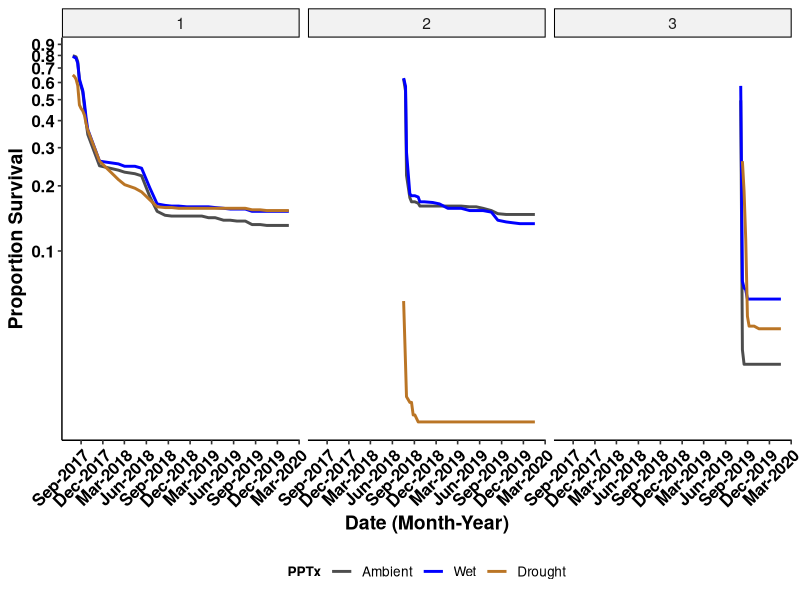
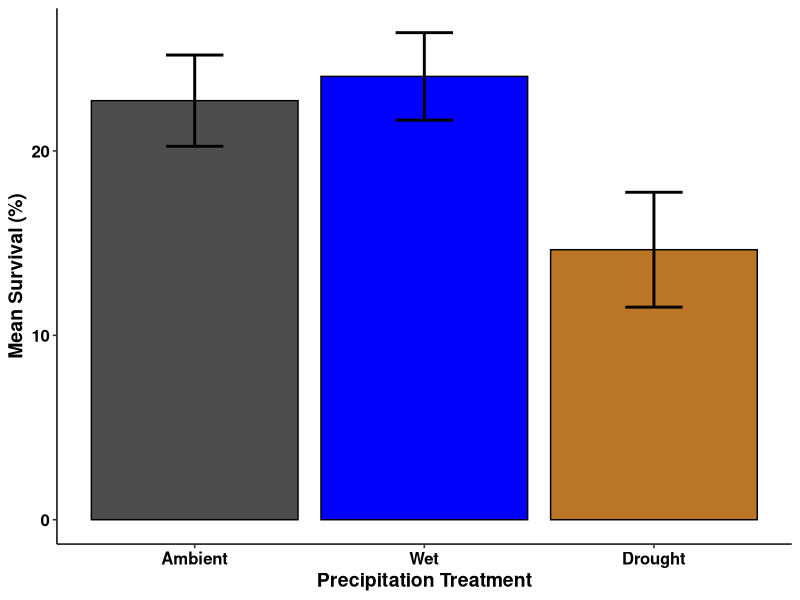
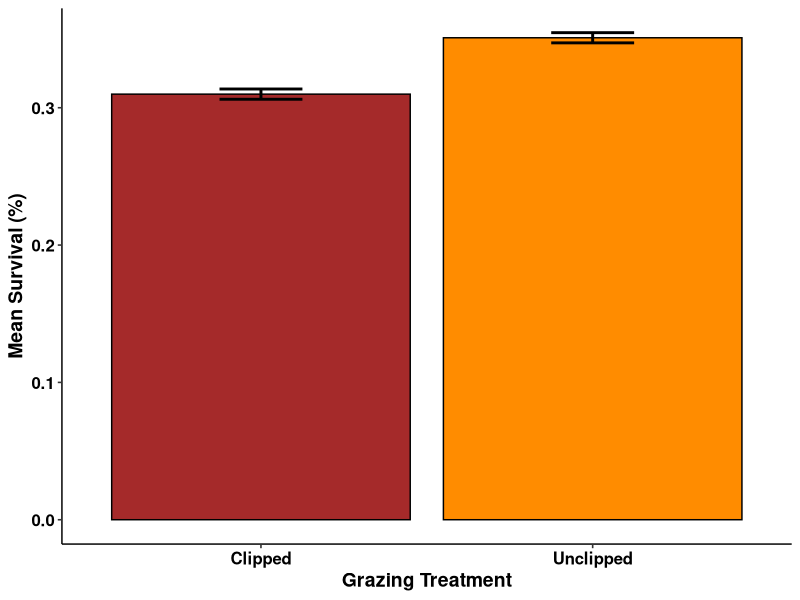
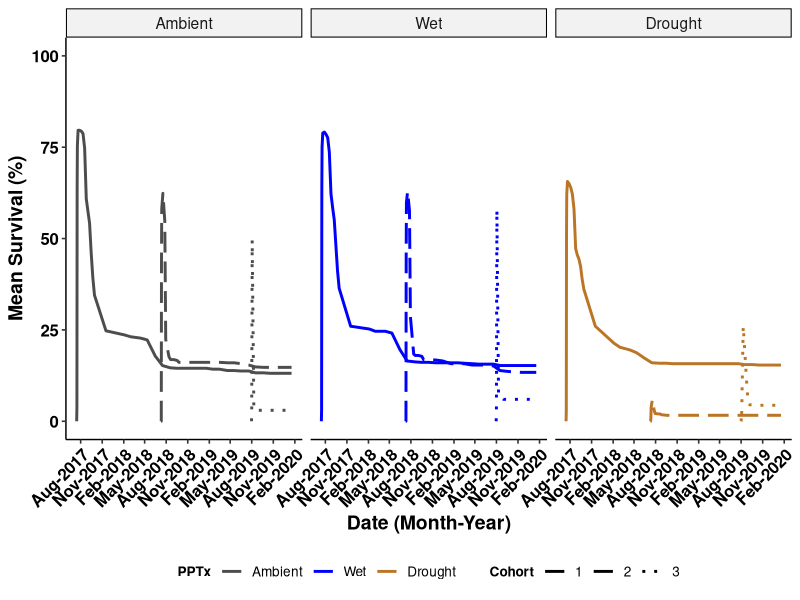
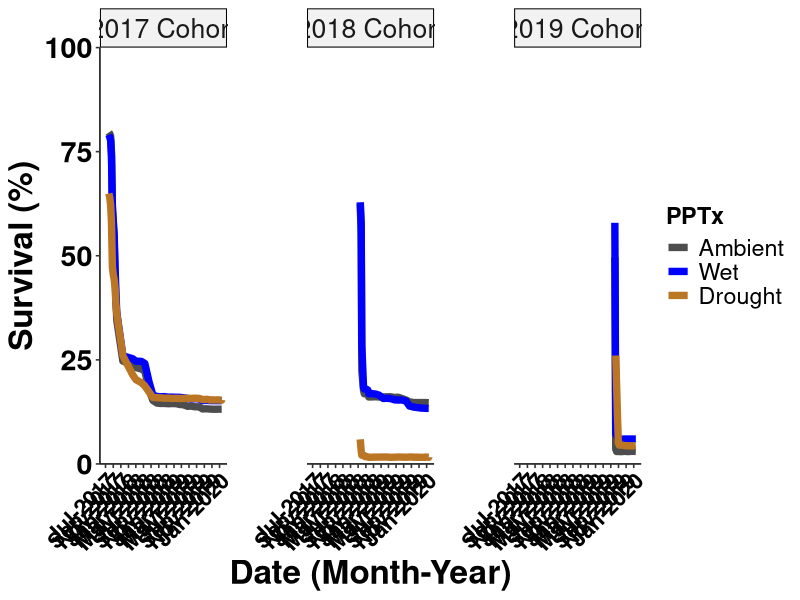
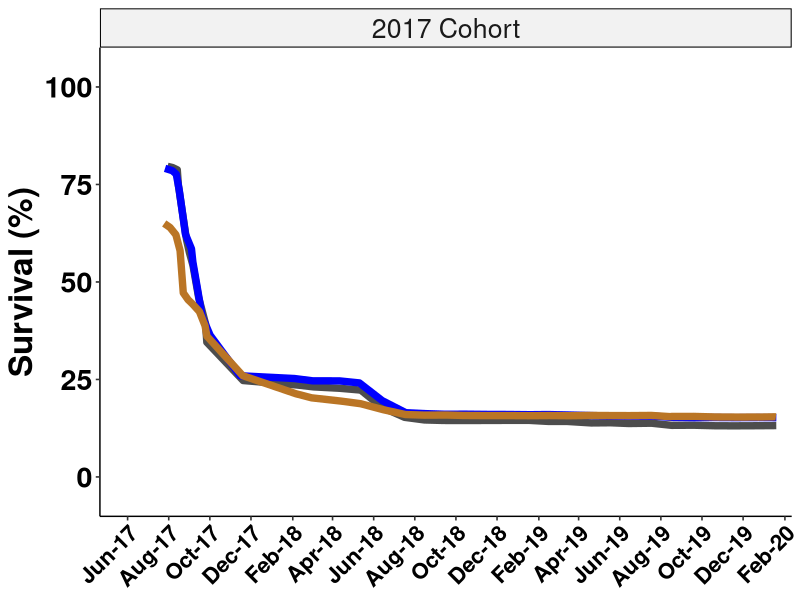
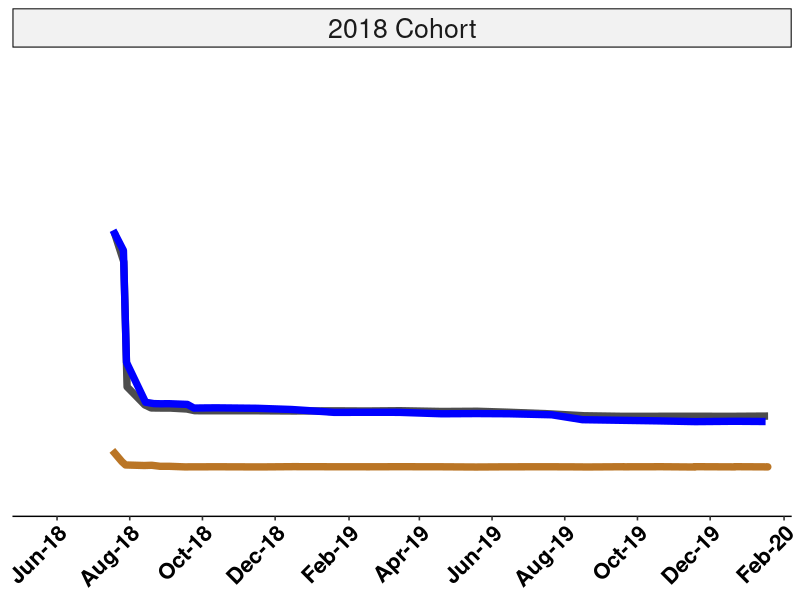
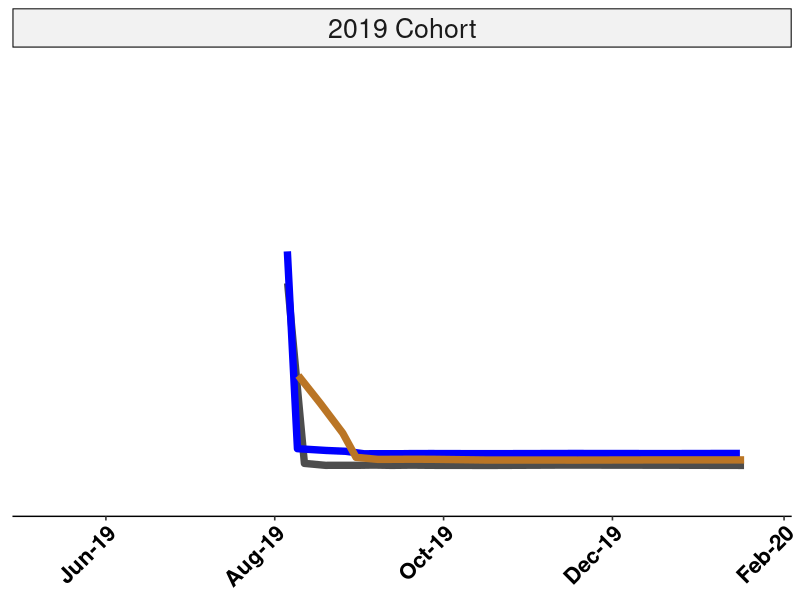

Recreate these plots in R, in order. (Note: this script raises an error after producing the figures.)
# USDA Rainout - Santa Rita Experimental Range
# Data visualizations-main
# Austin Rutherford
# email:arutherford@email.arizona.edu
# 2021-03-29

# Load packages
library(tidyverse)
library(forcats)
library(vroom)
library(ggpubr)
library(glmmTMB)
library(dplyr)

### Read in clean seedlings data with model outputs from "srer_rainout_stats_summarize"
seedlings_obs <- vroom("Data/seedlings_obs.csv",
                   col_types = c(.default = "f",
                                 ObsID = "i",
                                 date = "D",
                                 survival = "i",
                                 died = "i",
                                 tot_germination = "i",
                                 herb_lived = "i",
                                 herb_died = "i",
                                 tot_herbivory = "i",
                                 granivory = "i",
                                 res_surv = "d",
                                 sim_surv = "d",
                                 sim_fit_surv = "d",
                                 pred_surv = "d"))
str(seedlings_obs)
glimpse(seedlings_obs)

# create data set for raw survival data
tot_surv <- seedlings_obs %>% 
  mutate(surv_perc = ((survival/tot_germination))) %>% 
  mutate(surv_perc = replace_na(surv_perc, 0)) %>% 
  group_by(precip, cohort, date) %>% 
  summarise(mean_surv = mean(survival/10),
            count_surv = sum(survival),
            sd_surv = sd(surv_perc),
            counts = n(),
            se_surv = (sd_surv/sqrt(counts))) %>%
  mutate(upper = mean_surv + se_surv,
         lower = mean_surv - se_surv,
         date = as.Date(date))

summary(tot_surv)

# survivorship curve, remove the lead up
surv_small_1 <- tot_surv %>% 
  filter(cohort == 1) %>% 
  filter(date > "2017-07-21")

surv_small_2 <- tot_surv %>% 
  filter(cohort == 2) %>% 
  filter(date >= "2018-07-18")

surv_small_3 <- tot_surv %>% 
  filter(cohort == 3 & precip != "RO") %>% # to start with all max values, need to cut one more date from RO..delayed germ
  filter(date >= "2019-08-03")

surv_small_drought <- tot_surv %>% 
  filter(precip == "RO" & date >= "2019-08-10")

surv_small_all <- rbind(surv_small_1, surv_small_2, surv_small_3, surv_small_drought) %>% 
  mutate(date = as.Date(date))


line_surv_curv <- surv_small_all %>% 
  mutate(precip = recode_factor(precip,
                                "Control" = "Ambient",
                                "IR" = "Wet",
                                "RO" = "Drought")) %>% 
  ggplot(aes(x = date, y = mean_surv, group = precip, color = precip)) + 
  scale_color_manual(values = c("grey30", "blue1", "#ba7525")) +
  scale_x_date(date_labels = "%b-%Y", date_breaks = "3 months") +
  geom_line(aes(), stat = "identity", size = 1) + 
  scale_fill_manual(values = c("grey30","blue1", "red1")) +
  scale_y_log10(breaks = seq(0, 1, 0.10))+
  labs(y = "Proportion Survival",
       x = "Date (Month-Year)",
       color = "PPTx") +
  facet_wrap(~cohort, ncol = 3, nrow = 1) +
  theme_pubr(legend = "bottom", x.text.angle = 45) +
  labs_pubr()

line_surv_curv

# bar fig of survival
bar_surv_fig <- tot_surv %>%
  group_by(precip) %>% 
  summarise(mean_precip_per = (100*mean(mean_surv)),
            mean_se_per = (100*mean(se_surv))) %>%
  mutate(upper = mean_precip_per + mean_se_per,
         lower = mean_precip_per - mean_se_per) %>%
  mutate(precip = recode_factor(precip,
                                      "Control" = "Ambient",
                                      "IR" = "Wet",
                                       "RO" = "Drought", .ordered = TRUE)) %>% 
  ggplot(mapping = aes(x = precip, y = mean_precip_per, fill = precip)) +
  geom_bar(stat="identity", color = "black", position=position_dodge()) +
  geom_errorbar(aes(ymin = lower, ymax = upper), width = 0.25, position = position_dodge(), size = 1) +
  scale_fill_manual(values = c("grey30","blue1","#ba7525")) +
  scale_x_discrete(labels = c("Ambient","Wet", "Drought")) +
  labs(y = "Mean Survival (%)",
       x = "Precipitation Treatment") +
  theme_pubr(legend = "none") +
  labs_pubr()

bar_surv_fig

ggsave(filename = "Figures_Tables/bar_mean_surv.tiff",
       plot = bar_surv_fig,
       dpi = 800,
       width = 22,
       height = 12,
       units = "in",
       compression = "lzw")

# create data set for clip
tot_surv_c <- seedlings_obs %>% 
  mutate(surv_perc = ((survival/tot_germination))) %>% 
  mutate(surv_perc = replace_na(surv_perc, 0)) %>% 
  group_by(clip) %>% 
  summarise(mean_surv = mean(surv_perc),
            count_surv = sum(surv_perc),
            sd_surv = sd(surv_perc),
            counts = n(),
            se_surv = (sd_surv/sqrt(counts))) %>%
  mutate(upper = mean_surv + se_surv,
         lower = mean_surv - se_surv)

bar_cliponly_fig <- tot_surv_c %>%
  ggplot(mapping = aes(x = clip, y = mean_surv, fill = clip)) +
  geom_bar(stat="identity", color = "black", position=position_dodge()) +
  geom_errorbar(aes(ymin = lower, ymax = upper), width = 0.25, position = position_dodge(), size = 1) +
  scale_fill_manual(values = c("brown","darkorange")) +
  scale_x_discrete(labels = c("Clipped","Unclipped")) +
  labs(y = "Mean Survival (%)",
       x = "Grazing Treatment") +
  theme_pubr(legend = "none") +
  labs_pubr()

bar_cliponly_fig

ggsave(filename = "Figures_Tables/bar_cliponly_surv.tiff",
       plot = bar_cliponly_fig,
       dpi = 800,
       width = 22,
       height = 12,
       units = "in",
       compression = "lzw")

# plot survival over time, all dates
line_mean_surv <- tot_surv %>% 
  mutate(precip = recode_factor(precip,
                                "Control" = "Ambient",
                                "IR" = "Wet",
                                "RO" = "Drought", .ordered = TRUE)) %>% 
  ggplot(aes(x = date, y = 100*mean_surv, group = cohort, color = precip)) + 
  scale_color_manual(values = c("grey30", "blue1", "#ba7525")) +
  #scale_y_continuous(breaks = seq(0, 120, 10), expand = c(0.02,0)) +
  scale_x_date(date_labels = "%b-%Y", date_breaks = "3 months") +
  geom_line(aes(linetype = cohort), stat = "identity", size = 1) + 
  scale_linetype_manual(values=c("solid","longdash", "dotted")) +
  scale_fill_manual(values = c("grey30","blue1", "red1")) +
  ylim(0, 100) +
  labs(y = "Mean Survival (%)",
       x = "Date (Month-Year)",
       color = "PPTx",
       linetype = "Cohort") +
  facet_wrap(~precip, ncol = 3, nrow = 1) +
  theme_pubr(legend = "bottom", x.text.angle = 45) +
  labs_pubr()

line_mean_surv

ggsave(filename = "Figures_Tables/seedlings/line_mean_surv.tiff",
       plot = line_mean_surv,
       dpi = 800,
       width = 22,
       height = 12,
       units = "in",
       compression = "lzw")


# remove the lead up survival to start max for each cohort (following Archer suggestions)
surv_small_1 <- tot_surv %>% 
  filter(cohort == 1) %>% 
  filter(date > "2017-07-21")

surv_small_2 <- tot_surv %>% 
  filter(cohort == 2) %>% 
  filter(date >= "2018-07-18")

surv_small_3 <- tot_surv %>% 
  filter(cohort == 3 & precip != "RO") %>% # to start with all max values, need to cut one more date from RO..delayed germ
  filter(date >= "2019-08-03")

surv_small_drought <- tot_surv %>% 
  filter(precip == "RO" & date >= "2019-08-10")

surv_small_all <- rbind(surv_small_1, surv_small_2, surv_small_3, surv_small_drought) %>% 
  mutate(date = as.Date(date))

range <-  c(as.Date("2017-06-15"), as.Date("2020-02-01"))

line_mean_surv_archer <- surv_small_all %>% 
  mutate(precip = recode_factor(precip,
                                "Control" = "Ambient",
                                "IR" = "Wet",
                                "RO" = "Drought", .ordered = TRUE)) %>%
  mutate(cohort = recode_factor(cohort,
                                "1" = "2017 Cohort",
                                "2" = "2018 Cohort",
                                "3" = "2019 Cohort")) %>%
  ggplot(aes(x = date, y = 100*mean_surv, group = precip, color = precip)) + 
  scale_color_manual(values = c("grey30", "blue1", "#ba7525")) +
  scale_y_continuous(limits = c(0,100), breaks = seq(0, 100, 25), expand = c(0,0)) +
  scale_x_date(date_labels = "%b-%Y", date_breaks = "2.5 months", expand = c(0.03,0.03), limits = range) +
  geom_line(aes(), stat = "identity", size = 2.5, position = "jitter") + 
  #scale_linetype_manual(values=c("solid","longdash", "dotted")) +
  scale_fill_manual(values = c("grey30","blue1", "red1")) +
  #ylim(0, 700) +
  labs(y = "Survival (%)",
       x = "Date (Month-Year)",
       color = "PPTx") +
  facet_wrap(~cohort, ncol = 3, nrow = 1, scales = "free_x") +
  theme_pubr(legend = "right", x.text.angle = 45) +
  theme(panel.spacing.x = unit(4, "lines")) +
  labs_pubr(base_size = 24)+
  theme(axis.text.x=element_text(size=16))

line_mean_surv_archer

ggsave(filename = "Figures_Tables/seedlings/line_mean_surv_archer.tiff",
       plot = line_mean_surv_archer,
       dpi = 800,
       width = 22,
       height = 12,
       units = "in",
       compression = "lzw")

# create a separate plot for each cohort, then combine to set date ranges/scales
# for each cohort 

surv_1 <- surv_small_all %>% filter(cohort == "1")

surv_2 <- surv_small_all %>% filter(cohort == "2")

surv_3 <- surv_small_all %>% filter(cohort == "3")

range1 <-  c(as.Date("2017-05-01"), as.Date("2020-02-01"))

line_mean_surv_archer_1 <- surv_1 %>% 
  mutate(precip = recode_factor(precip,
                                "Control" = "Ambient",
                                "IR" = "Wet",
                                "RO" = "Drought", .ordered = TRUE)) %>%
  mutate(cohort = recode_factor(cohort,
                                "1" = "2017 Cohort")) %>%
  ggplot(aes(x = date, y = 100*mean_surv, group = precip, color = precip)) + 
  scale_color_manual(values = c("grey30", "blue1", "#ba7525")) +
  scale_y_continuous(limits = c(0,100), breaks = seq(0, 100, 25), expand = c(0.1,0.1)) +
  scale_x_date(date_labels = "%b-%y", date_breaks = "2.75 months", expand = c(0.01, 0), limits = range1) +
  geom_line(aes(), stat = "identity", size = 2.5, position = "jitter") + 
  scale_fill_manual(values = c("grey30","blue1", "red1")) +
  labs(y = "Survival (%)",
       x = NULL,
       color = "PPTx") +
  facet_wrap(~cohort) +
  theme_pubr(legend = "none", x.text.angle = 45) +
  #theme(plot.margin =  unit(c(0,1,0,0),"inches")) +
  labs_pubr(base_size = 24)+
  theme(axis.text.x=element_text(size=16))

line_mean_surv_archer_1

range2 <-  c(as.Date("2018-05-01"), as.Date("2020-02-01"))

line_mean_surv_archer_2 <- surv_2 %>% 
  mutate(precip = recode_factor(precip,
                                "Control" = "Ambient",
                                "IR" = "Wet",
                                "RO" = "Drought", .ordered = TRUE)) %>%
  mutate(cohort = recode_factor(cohort,
                                "2" = "2018 Cohort")) %>%
  ggplot(aes(x = date, y = 100*mean_surv, group = precip, color = precip)) + 
  scale_color_manual(values = c("grey30", "blue1", "#ba7525")) +
  scale_y_continuous(limits = c(-1,100), breaks = seq(0, 100, 25), expand = c(0.1,0.1)) +
  scale_x_date(date_labels = "%b-%y", date_breaks = "2.75 months", expand = c(0.01,0), limits = range2) +
  geom_line(aes(), stat = "identity", size = 2.5, position = "jitter") + 
  scale_fill_manual(values = c("grey30","blue1", "red1")) +
  labs(y = NULL,
       x = NULL,
       color = "PPTx") +
  facet_wrap(~cohort) +
  theme_pubr(legend = "none", x.text.angle = 45) +
  #theme(plot.margin =  unit(c(0,1,0,0),"inches")) +
  labs_pubr(base_size = 24)+
  theme(axis.text.x=element_text(size=16),
        axis.text.y = element_blank(),
        axis.ticks.y = element_blank(),
        axis.line.y = element_blank())

line_mean_surv_archer_2

range3 <-  c(as.Date("2019-05-01"), as.Date("2020-02-01"))

line_mean_surv_archer_3 <- surv_3 %>% 
  mutate(precip = recode_factor(precip,
                                "Control" = "Ambient",
                                "IR" = "Wet",
                                "RO" = "Drought", .ordered = TRUE)) %>%
  mutate(cohort = recode_factor(cohort,
                                "3" = "2019 Cohort")) %>%
  ggplot(aes(x = date, y = 100*mean_surv, group = precip, color = precip)) + 
  scale_color_manual(values = c("grey30", "blue1", "#ba7525")) +
  scale_y_continuous(limits = c(0,100), breaks = seq(0, 100, 25), expand = c(0.1,0.1)) +
  scale_x_date(date_labels = "%b-%y", date_breaks = "2.75 months", expand = c(0.01,0), limits = range3) +
  geom_line(aes(), stat = "identity", size = 2.5, position = "jitter") + 
  scale_fill_manual(values = c("grey30","blue1", "red1")) +
  labs(y = NULL,
       x = NULL,
       color = "PPTx") +
  facet_wrap(~cohort) +
  theme_pubr(legend = "none", x.text.angle = 45) +
  #theme(plot.margin =  unit(c(0,1,0,0),"inches")) +
  labs_pubr(base_size = 24)+
  theme(axis.text.x=element_text(size=16),
        axis.text.y = element_blank(),
        axis.ticks.y = element_blank(),
        axis.line.y = element_blank())

line_mean_surv_archer_3

# combine the three figs into one
tot_surv_fig <- gridExtra::grid.arrange(line_mean_surv_archer_1, 
                             line_mean_surv_archer_2,
                             line_mean_surv_archer_3,
                             ncol = 3)

tot_surv_fig

ggsave(filename = "Figures_Tables/seedlings/line_mean_surv_tot.tiff",
       plot = tot_surv_fig,
       dpi = 800,
       width = 22,
       height = 12,
       units = "in",
       compression = "lzw")

surv_small_all %>% 
  group_by(precip, cohort) %>% 
  summarise(max = max(count_surv),
            min = min(count_surv))


# calculate summary info
# remove 2 weeks following sowing
surv_leadup_1 <- seedlings_obs %>% 
  filter(cohort == 1) %>% 
  mutate(date = as.Date(date)) %>% 
  filter(date > "2017-07-21")

surv_leadup_2 <- seedlings_obs %>% 
  filter(cohort == 2) %>% 
  mutate(date = as.Date(date)) %>% 
  filter(date >= "2018-07-18")

surv_leadup_3 <- seedlings_obs%>% 
  filter(cohort == 3 & precip != "RO") %>% # to start with all max values, need to cut one more date from RO..delayed germ
  mutate(date = as.Date(date)) %>% 
  filter(date >= "2019-08-03")

surv_leadup_drought <- seedlings_obs %>% 
  mutate(date = as.Date(date)) %>% 
  filter(precip == "RO" & date >= "2019-08-10")

surv_leadup_all <- rbind(surv_leadup_1, surv_leadup_2, surv_leadup_3, surv_leadup_drought) %>% 
  mutate(date = as.Date(date))


tot_surv_summary <- surv_leadup_all %>% 
  mutate(surv_perc = ((survival/tot_germination))) %>% 
  mutate(surv_perc = replace_na(surv_perc, 0)) %>% 
  group_by(precip, cohort, date) %>% 
  summarise(mean_surv = 100*mean(surv_perc),
            sd_surv = 100*sd(surv_perc),
            counts = n(),
            se_surv = (sd_surv/sqrt(counts))) %>%
  mutate(upper = mean_surv + se_surv,
         lower = mean_surv - se_surv)

tot_surv_summary_full <- surv_leadup_all %>% 
  mutate(surv_perc = ((survival/tot_germination))) %>% 
  mutate(surv_perc = replace_na(surv_perc, 0)) %>% 
  group_by(precip, excl, clip) %>% 
  summarise(mean_surv = 100*mean(surv_perc),
            sd_surv = 100*sd(surv_perc),
            counts = n(),
            se_surv = (sd_surv/sqrt(counts))) %>%
  mutate(upper = mean_surv + se_surv,
         lower = mean_surv - se_surv)

tot_surv_summary_pcohort <- surv_leadup_all %>% 
  mutate(surv_perc = ((survival/tot_germination))) %>% 
  mutate(surv_perc = replace_na(surv_perc, 0)) %>% 
  group_by(precip, cohort) %>% 
  summarise(mean_surv = 100*mean(surv_perc),
            sd_surv = 100*sd(surv_perc),
            counts = n(),
            se_surv = (sd_surv/sqrt(counts))) %>%
  mutate(upper = mean_surv + se_surv,
         lower = mean_surv - se_surv)

# create data set for precip and excl and clip
tot_surv_pce <- surv_leadup_all %>% 
  mutate(surv_perc = ((survival/tot_germination))) %>% 
  mutate(surv_perc = replace_na(surv_perc, 0)) %>% 
  group_by(precip, excl, clip) %>% 
  summarise(mean_surv = 100*mean(surv_perc),
            sd_surv = 100*sd(surv_perc),
            counts = n(),
            se_surv = (sd_surv/sqrt(counts))) %>%
  mutate(upper = mean_surv + se_surv,
         lower = mean_surv - se_surv)

bar_pce_fig <- tot_surv_pce %>%
  mutate(precip = recode_factor(precip,
                                "Control" = "Ambient",
                                "IR" = "Wet",
                                "RO" = "Drought", .ordered = TRUE)) %>% 
  mutate(excl = recode_factor(excl, 
                              "Control" = "None",
                              "Ants" = "Ants Excl",
                              "Rodents" = "Rodents Excl",
                              "Total" = "Total Excl")) %>% 
  ggplot(mapping = aes(x = precip, y = mean_surv, fill = precip)) +
  geom_bar(stat="identity", color = "black", position=position_dodge()) +
  geom_errorbar(aes(ymin = lower, ymax = upper), width = 0.25, position = position_dodge(), size = 1) +
  scale_fill_manual(values = c("grey30", "blue1", "#ba7525")) +
  scale_x_discrete(labels = c("Ambient", "Wet", "Drought")) +
  ylim(0, 60) +
  labs(y = "Seedling Survival (%)",
       x = "Precipitation Treatment") +
  theme_pubr(legend = "none") +
  facet_grid(cols = vars(clip), rows = vars(excl)) +
  labs_pubr(base_size = 24) +
  theme(legend.position="none", 
        panel.border = element_blank(), 
        panel.spacing.x = unit(1,"line"))

bar_pce_fig

ggsave(filename = "Figures_Tables/bar_alltx_surv.tiff",
       plot = bar_pce_fig,
       dpi = 800,
       width = 22,
       height = 12,
       units = "in",
       compression = "lzw")

# create data set for precip and excl, by cohort
tot_surv_pe <- seedlings_obs %>%
  mutate(surv_perc = ((survival/tot_germination))) %>% 
  mutate(surv_perc = replace_na(surv_perc, 0)) %>% 
  group_by(precip, excl, cohort) %>% 
  summarise(mean_surv = 100*mean(surv_perc),
            sd_surv = 100*sd(surv_perc),
            counts = n(),
            se_surv = (sd_surv/sqrt(counts))) %>%
  mutate(upper = mean_surv + se_surv,
         lower = mean_surv - se_surv)

bar_excl_fig <- tot_surv_pe %>%
  mutate(precip = recode_factor(precip,
                                "Control" = "Ambient",
                                "IR" = "Wet",
                                "RO" = "Drought", .ordered = TRUE)) %>% 
  ggplot(mapping = aes(x = precip, y = mean_surv, fill = precip)) +
  geom_bar(stat="identity", color = "black", position=position_dodge()) +
  geom_errorbar(aes(ymin = lower, ymax = upper), width = 0.25, position = position_dodge(), size = 1) +
  #scale_fill_manual(values = c("brown","darkorange")) +
  #scale_x_discrete(labels = c("Clipped","Unclipped")) +
  #ylim(0, 50) +
  labs(y = "Seedling Survival (%)",
       x = "") +
  theme_pubr(legend = "none") +
  facet_grid(rows = vars(cohort), cols = vars(excl), scales = "free") +
  labs_pubr(base_size = 24)

bar_excl_fig

ggsave(filename = "Figures_Tables/bar_clip_surv.tiff",
       plot = bar_clip_fig,
       dpi = 800,
       width = 22,
       height = 12,
       units = "in",
       compression = "lzw")
